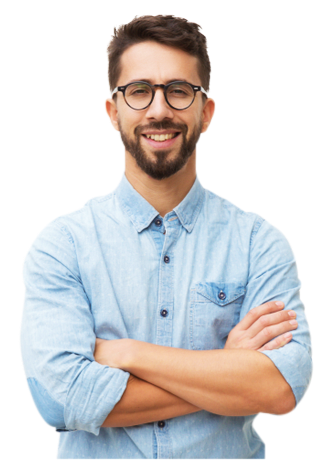
#> input picture material/person.png, 326 x 460 px
$ python debugging.py
#> lines starting #> are read from the running program, lines starting #| are printed output that depends on the picture
'''Packages & Debugging
   (1) Python packages & Core Packages
   (2) Package Manager & External Packages
   (3) Debugging
'''
from PIL import Image
import turtle
print("========== Python packages & Core Packages ==========")
''' Python Packages/Modules: Core , File and  External Packages'''
# [9 lines of commented-out code are left out]

print("==========")
my_file = open("material/message.txt", "r")
#> (reads material/message.txt from the repository)
try:
    content = my_file.read()
    print("content:", content)
finally:
    my_file.close()

# with
with open("material/message.txt", "r") as your_file:
    your_content = your_file.read()
    print("your_content:", your_content)
print("DONE")

print("========== Package Manager & External Packages ==========")
''' Package Manager:
    Python pip pipenv
    NodeJs > npm yarn
    Php > composer
    MacOS > brew
'''
# External Packages > https://pypi.org/
with Image.open("material/person.png") as img_obj:
#> img_obj is the input picture: PIL image 326x460 RGBA; mean R, G, B, A 103.1, 101.1, 101.4, 139.9
    resized_img = img_obj.resize((200, 200))
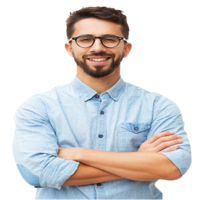
#> resized_img: PIL image 200x200 RGBA; mean R, G, B, A 103, 100.9, 101.2, 139.9; transparent parts drawn white
    resized_img.show()
    resized_img.save("material/sample.png")

print("========== Debugging ==========")


def get_summary(*args):  # Define
    total_amount = 0
    for a in args:
        total_amount += a
    return total_amount


test = 100
result = get_summary(1, 2, 3, 4, 5)  # Call
print("result:", result)
